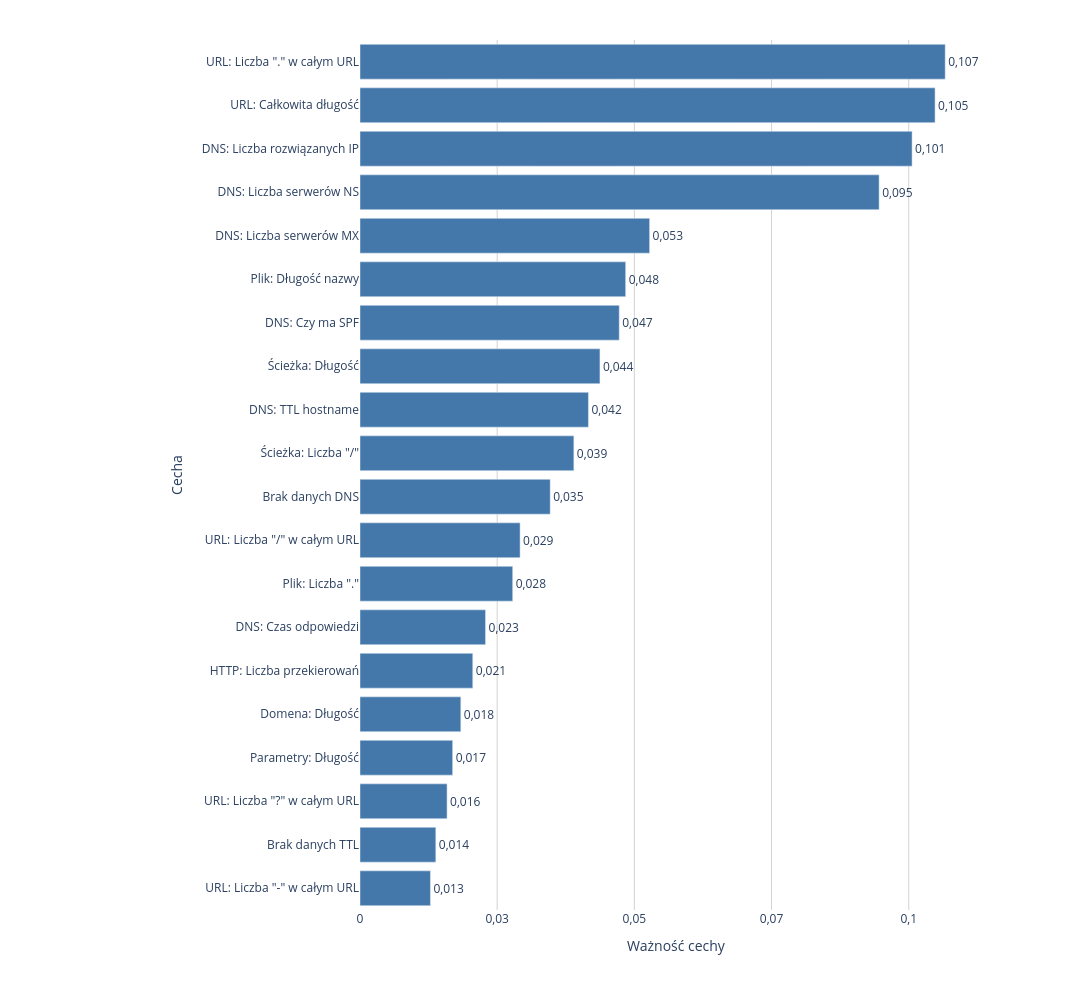
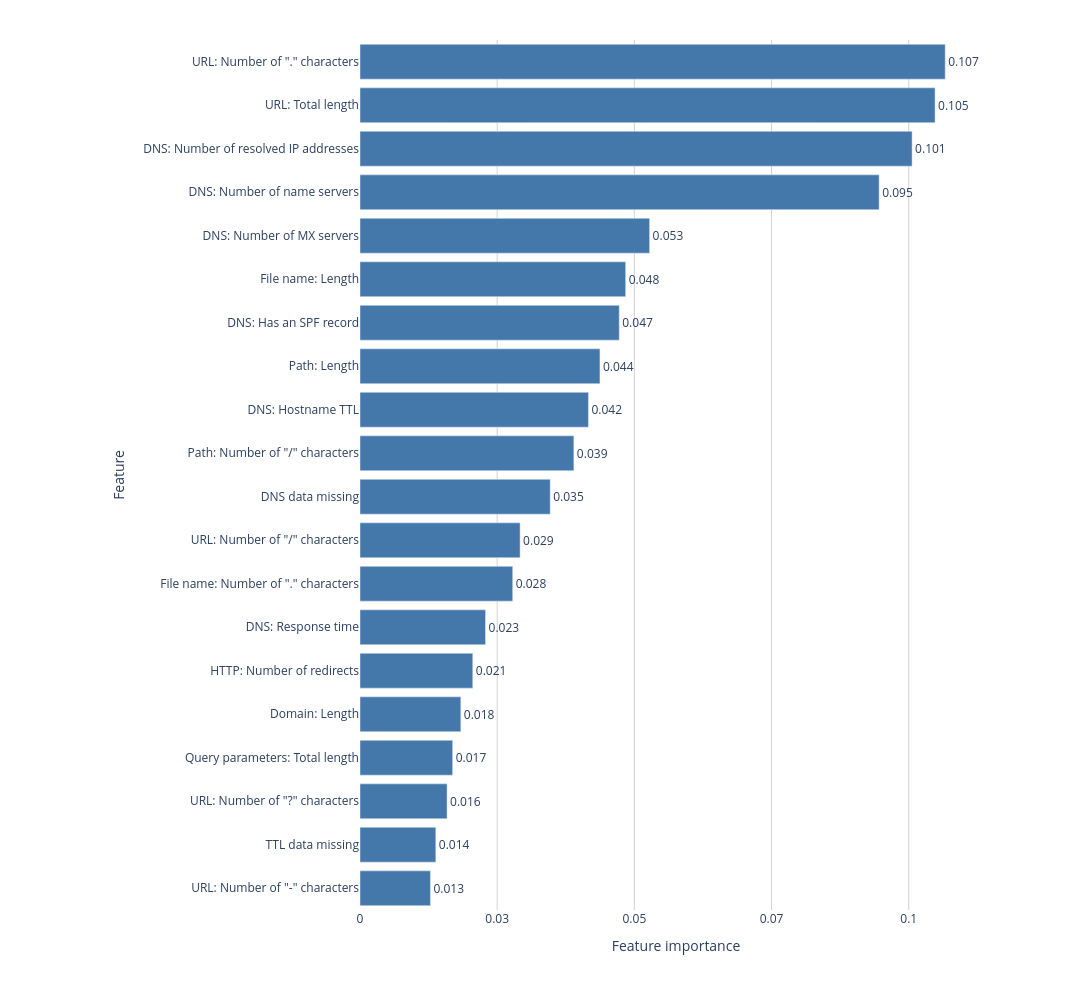

These figures' notebook cell, in order:
### Markdown cell above
## 5. Analiza Ważności Cech (Random Forest)

### Code cell
def calculate_feature_importance(df, validation_df, n_estimators=100):
    print('=' * 80)
    print('ANALIZA WAŻNOŚCI CECH (RANDOM FOREST)')
    print('=' * 80)

    feature_cols = feature_columns(df)
    X_train, y_train = df[feature_cols], df[TARGET_COL]
    X_validation = validation_df[feature_cols]
    y_validation = validation_df[TARGET_COL]

    print()
    print('1. TRENOWANIE RANDOM FOREST:')
    print(f'   • Liczba drzew: {n_estimators}')
    print(f'   • Zbiór treningowy: {len(X_train):,} próbek')
    print(f'   • Zbiór testowy: {len(X_validation):,} próbek')

    rf_model = RandomForestClassifier(
        n_estimators=n_estimators, random_state=42, n_jobs=-1, max_depth=10
    )
    rf_model.fit(X_train, y_train)
    print(f'   • Dokładność treningowa: {rf_model.score(X_train, y_train):.4f}')
    print(f'   • Dokładność testowa: {rf_model.score(X_validation, y_validation):.4f}')

    feature_importance_df = pd.DataFrame({
        'Cecha': feature_cols,
        'Ważność': rf_model.feature_importances_,
    }).sort_values('Ważność', ascending=False)
    displayed = feature_importance_df.head(20).sort_values('Ważność')
    labels = [get_readable_name(feature) for feature in displayed['Cecha']]
    values = displayed['Ważność'].to_numpy()
    value_labels = [f'{value:.3f}'.replace('.', ',') for value in values]
    fig = go.Figure(go.Bar(
        x=values, y=labels, orientation='h',
        marker=dict(color=CLASS_COLORS['safe']),
        text=value_labels, textposition='outside', cliponaxis=False,
        hovertemplate='%{y}<br>Ważność cechy: %{x:.4f}<extra></extra>',
    ))
    lower, upper, ticks = scientific_scale(
        values, include_zero=True, reserve_ratio=0.08,
        target_intervals=5, rounded_bounds=False,
    )
    fig.update_layout(
        width=1400, height=1000,
        xaxis_title='Ważność cechy',
        yaxis_title='Cecha', showlegend=False,
        plot_bgcolor='white', separators=', ',
        margin=dict(l=360, r=100, t=40, b=90),
    )
    fig.update_xaxes(
        range=[lower, upper], tickmode='array', tickvals=ticks,
        showgrid=True, gridcolor='lightgray', zeroline=False,
        tickformat=plotly_tick_format(ticks),
    )
    fig.update_yaxes(showgrid=False)
    save_bilingual_plotly_figure(
        fig, png_dir, html_dir, 'feature_importance',
        scale=2, width=1400, height=1000,
    )
    feature_importance_df.to_csv(csv_dir / 'feature_importance.csv', index=False)
    return feature_importance_df

feature_importance = calculate_feature_importance(df_clean, analysis_validation_df)

### Figure 1 — Plotly figure (JSON) as saved in the notebook; plotly's stock layout.template omitted (floating-point values rounded to 4 significant figures)
{"data": [{"cliponaxis": false, "hovertemplate": "%{y}<br>Ważność cechy: %{x:.4f}<extra></extra>", "marker": {"color": "#4477AA"}, "orientation": "h", "text": ["0,013", "0,014", "0,016", "0,017", "0,018", "0,021", "0,023", "0,028", "0,029", "0,035", "0,039", "0,042", "0,044", "0,047", "0,048", "0,053", "0,095", "0,101", "0,105", "0,107"], "textposition": "outside", "type": "bar", "x": [0.01284, 0.01381, 0.01587, 0.01688, 0.01837, 0.02055, 0.02287, 0.02783, 0.02917, 0.03466, 0.03897, 0.04163, 0.04373, 0.04724, 0.04841, 0.05278, 0.09461, 0.1006, 0.1048, 0.1066], "y": ["URL: Liczba \"-\" w całym URL", "Brak danych TTL", "URL: Liczba \"?\" w całym URL", "Parametry: Długość", "Domena: Długość", "HTTP: Liczba przekierowań", "DNS: Czas odpowiedzi", "Plik: Liczba \".\"", "URL: Liczba \"/\" w całym URL", "Brak danych DNS", "Ścieżka: Liczba \"/\"", "DNS: TTL hostname", "Ścieżka: Długość", "DNS: Czy ma SPF", "Plik: Długość nazwy", "DNS: Liczba serwerów MX", "DNS: Liczba serwerów NS", "DNS: Liczba rozwiązanych IP", "URL: Całkowita długość", "URL: Liczba \".\" w całym URL"]}], "layout": {"height": 1000, "margin": {"b": 90, "l": 360, "r": 100, "t": 40}, "plot_bgcolor": "white", "separators": ", ", "showlegend": false, "width": 1400, "xaxis": {"gridcolor": "lightgray", "range": [0.0, 0.1152], "showgrid": true, "tickformat": ".2~f", "tickmode": "array", "tickvals": [0.0, 0.025, 0.05, 0.075, 0.1], "title": {"text": "Ważność cechy"}, "zeroline": false}, "yaxis": {"showgrid": false, "title": {"text": "Cecha"}}}}

### Figure 2 — Plotly figure (JSON) as saved in the notebook; plotly's stock layout.template omitted (floating-point values rounded to 4 significant figures)
{"data": [{"cliponaxis": false, "hovertemplate": "%{y}<br>Feature importance: %{x:.4f}<extra></extra>", "marker": {"color": "#4477AA"}, "orientation": "h", "text": ["0.013", "0.014", "0.016", "0.017", "0.018", "0.021", "0.023", "0.028", "0.029", "0.035", "0.039", "0.042", "0.044", "0.047", "0.048", "0.053", "0.095", "0.101", "0.105", "0.107"], "textposition": "outside", "type": "bar", "x": [0.01284, 0.01381, 0.01587, 0.01688, 0.01837, 0.02055, 0.02287, 0.02783, 0.02917, 0.03466, 0.03897, 0.04163, 0.04373, 0.04724, 0.04841, 0.05278, 0.09461, 0.1006, 0.1048, 0.1066], "y": ["URL: Number of \"-\" characters", "TTL data missing", "URL: Number of \"?\" characters", "Query parameters: Total length", "Domain: Length", "HTTP: Number of redirects", "DNS: Response time", "File name: Number of \".\" characters", "URL: Number of \"/\" characters", "DNS data missing", "Path: Number of \"/\" characters", "DNS: Hostname TTL", "Path: Length", "DNS: Has an SPF record", "File name: Length", "DNS: Number of MX servers", "DNS: Number of name servers", "DNS: Number of resolved IP addresses", "URL: Total length", "URL: Number of \".\" characters"]}], "layout": {"height": 1000, "margin": {"b": 90, "l": 360, "r": 100, "t": 40}, "plot_bgcolor": "white", "separators": ".,", "showlegend": false, "width": 1400, "xaxis": {"gridcolor": "lightgray", "range": [0.0, 0.1152], "showgrid": true, "tickformat": ".2~f", "tickmode": "array", "tickvals": [0.0, 0.025, 0.05, 0.075, 0.1], "title": {"text": "Feature importance"}, "zeroline": false}, "yaxis": {"showgrid": false, "title": {"text": "Feature"}}}}
